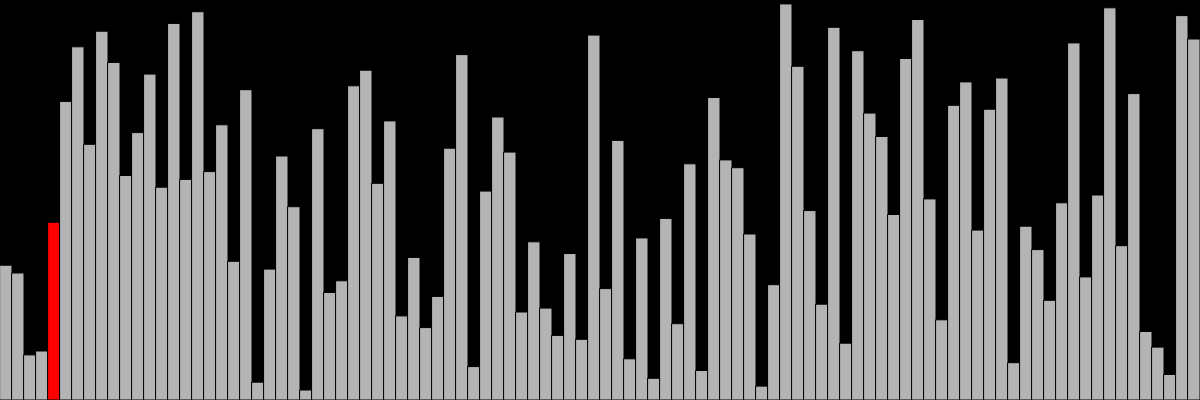
Frame 1 (no input)
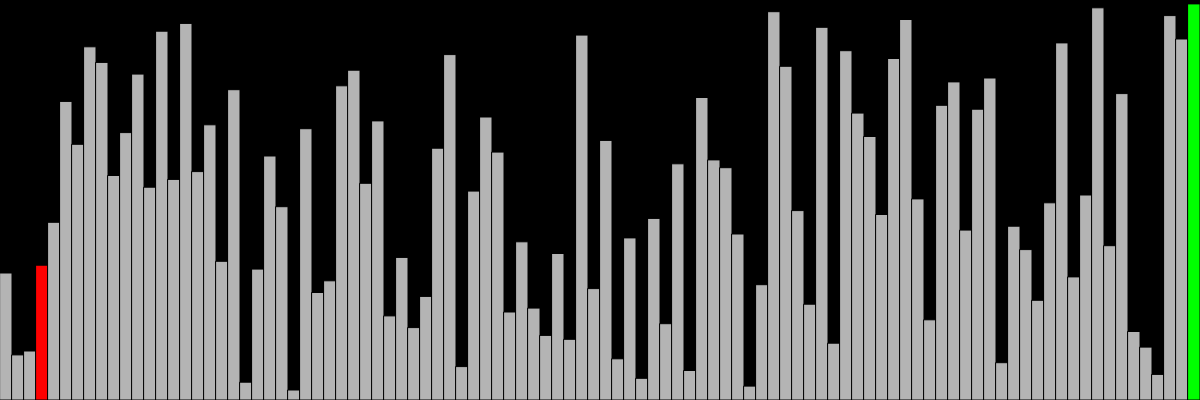
Frame 60 (no input)
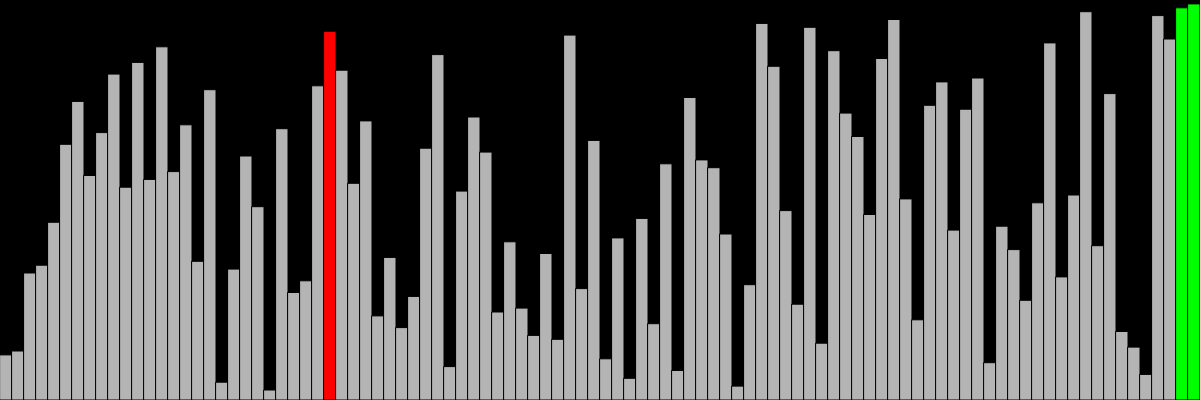
Frame 120 (the mouse pressed at the canvas centre since frame 60)

The p5.js sketch that drew these frames (run headless with seeded random() and noise() and a simulated clock; from frame 60 on, the mouse is pressed at the canvas centre):

// p5.js sketch
// ── sketch.js
//Controls
let cWidth = 1200, cHeight = 400;
const size = 100;
let sleepTime = 0;

let values = new Array(size);
let state = new Array(size);
let finished = false;

function setup()
{
	createCanvas(cWidth, cHeight);
	const low = 10, high = cHeight;
	for (let i = 0; i < size; ++i)
	{
		// values[i] = int(random(low, high))
		values[i] = low + (high - low) * i / size;
		state[i] = 0;
	}
	shuffle(values);
	display();
	const SORT = async () =>
	{
		await bubblesort(values);
		finished = true;
	}
	SORT();
}

function draw()
{
	display();
}

const w = cWidth / size;
function display()
{
	background(0)
	if (finished)
	{
		fill(0, 255, 0)
		for (let i = 0; i < size; ++i)
			rect(w * i, height - values[i], w, values[i])
		noLoop();
		return;
	}

	for (let i = 0; i < size; ++i)
	{
		switch (state[i])
		{
			case 1:
				fill(255, 0, 0);
				break;
			case 2:
				fill(0, 255, 0);
				break;
			default:
				fill(180);
				break;
		}
		rect(w * i, height - values[i], w, values[i])
	}
}

async function bubblesort(a)
{
	
	for (let i = 0; i < a.length; ++i)
	{
		state[0] = 1;
		await sleep(sleepTime);
		state[0] = 0;
		for (let j = 0; j < a.length - 1 - i; ++j)
		{
			if (a[j] > a[j + 1])
			{
				finished = false;
				swap(a, j, j + 1);
			}
			state[j+1] = 1;
			await sleep(sleepTime);
			state[j+1] = 0;
		}
		state[a.length - 1 - i] = 2;
	}
}

function swap(a, i, j)
{
	let t = a[i];
	a[i] = a[j];
	a[j] = t;
}

function sleep(ms)
{
	return new Promise(resolve => setTimeout(resolve, ms));
}

//Fisher-Yates Algorithm
const shuffle = array =>
{
	for (let i = array.length - 1; i > 0; i--)
	{
		const j = Math.floor(Math.random() * (i + 1));
		const temp = array[i];
		array[i] = array[j];
		array[j] = temp;
	}
}
